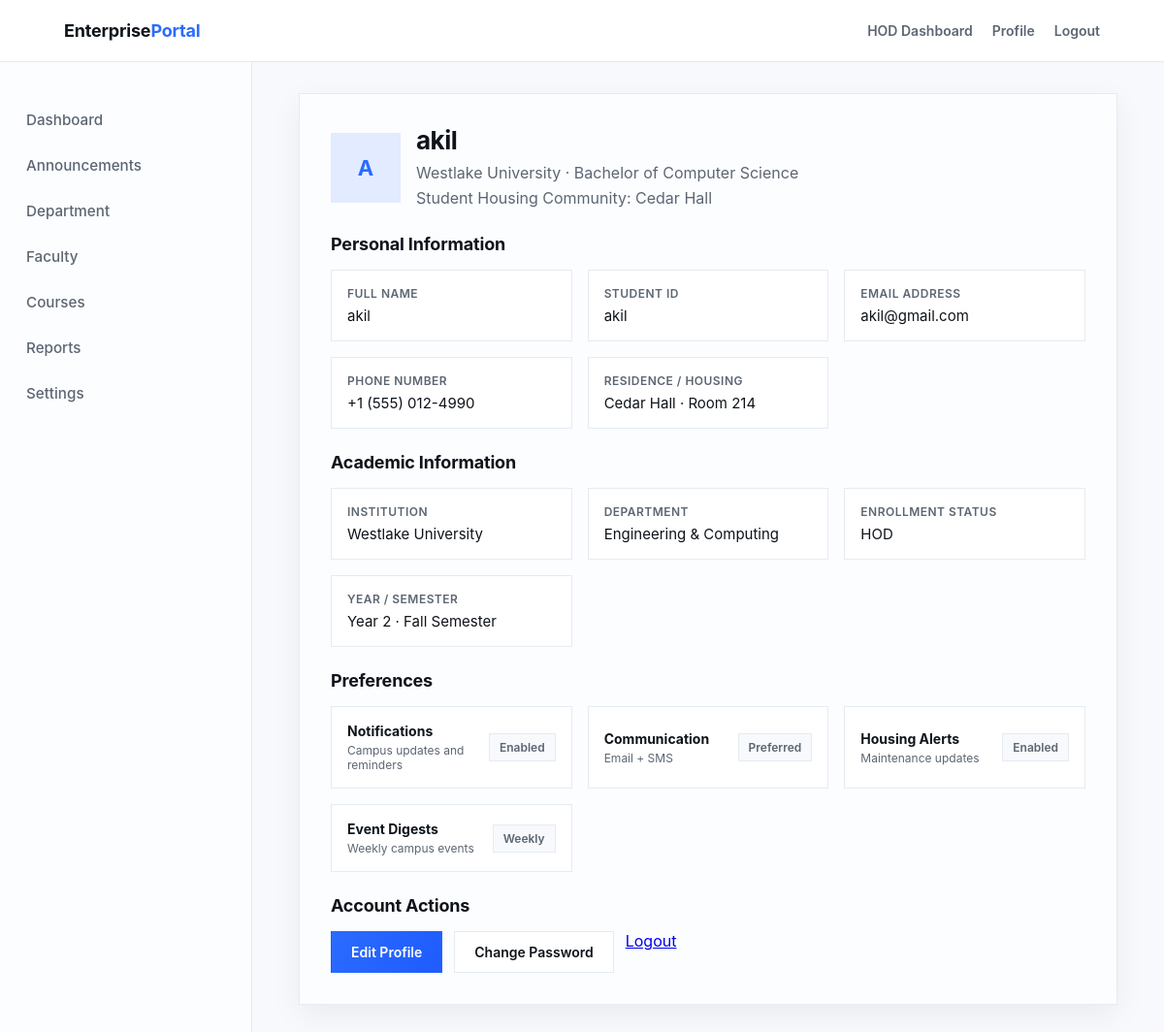
The page /accounts/profile/ (signed in) on the database its author committed.
### accounts/models.py (models this page shows, shortened)
class User(AbstractUser):
    ROLE_STUDENT = "student"
    ROLE_FACULTY = "faculty"
    ROLE_HOD = "hod"
    ROLE_PRINCIPAL = "principal"
    ROLE_ADMIN = "admin"
    ROLE_CHOICES = [
        (ROLE_STUDENT, "Student"),
        (ROLE_FACULTY, "Faculty"),
        (ROLE_HOD, "HOD"),
        (ROLE_PRINCIPAL, "Principal"),
        (ROLE_ADMIN, "Admin"),
    ]
    role = models.CharField(max_length=20, choices=ROLE_CHOICES, default=ROLE_STUDENT)
    is_faculty = models.BooleanField(default=False)
    is_hod = models.BooleanField(default=False)
    is_principal = models.BooleanField(default=False)
    is_admin = models.BooleanField(default=False)
    is_approved = models.BooleanField(default=False)

### accounts/views.py (the view)
# urls.py: path("profile/", views.profile_view, name="profile"),
@login_required
def profile_view(request):
    return render(request, "profile_view.html")

### templates/profile_view.html (shortened to what this page needs)
{% extends "base.html" %}
{% block content %}
<main class="container">
    <section class="profile-card">
      <div class="profile-header">
        <div class="avatar">{{ user.first_name|first|default:user.username|first|upper }}{{ user.last_name|first|upper }}</div>
        <div class="profile-title">
          <h1>{{ user.get_full_name|default:user.username }}</h1>
          <p>Westlake University · Bachelor of Computer Science</p>
          <p>Student Housing Community: Cedar Hall</p>
        </div>
      </div>
      <div class="profile-section">
        <h2>Personal Information</h2>
        <div class="info-grid">
          <div class="info-item">
            <span>Full Name</span>
            <p>{{ user.get_full_name|default:user.username }}</p>
          </div>
          <div class="info-item">
            <span>Student ID</span>
            <p>{{ user.username }}</p>
          </div>
          <div class="info-item">
            <span>Email Address</span>
            <p>{{ user.email }}</p>
          </div>
          <div class="info-item">
            <span>Phone Number</span>
            <p>+1 (555) 012-4990</p>
          </div>
          <div class="info-item">
            <span>Residence / Housing</span>
            <p>Cedar Hall · Room 214</p>
          </div>
        </div>
      </div>
      <div class="profile-section">
        <h2>Academic Information</h2>
        <div class="info-grid">
          <div class="info-item">
            <span>Institution</span>
            <p>Westlake University</p>
          </div>
          <div class="info-item">
            <span>Department</span>
            <p>Engineering & Computing</p>
          </div>
          <div class="info-item">
            <span>Enrollment Status</span>
            <p>{{ user.get_role_display }}</p>
          </div>
          <div class="info-item">
            <span>Year / Semester</span>
            <p>Year 2 · Fall Semester</p>
          </div>
        </div>
      </div>
      <div class="profile-section">
        <h2>Preferences</h2>
        <div class="preferences">
          <div class="pref-item">
            <div class="pref-label">
              <strong>Notifications</strong>
              <span>Campus updates and reminders</span>
            </div>
            <div class="pref-state">Enabled</div>
          </div>
          <div class="pref-item">
            <div class="pref-label">
              <strong>Communication</strong>
              <span>Email + SMS</span>
            </div>
            <div class="pref-state">Preferred</div>
          </div>
          <div class="pref-item">
            <div class="pref-label">
              <strong>Housing Alerts</strong>
              <span>Maintenance updates</span>
            </div>
            <div class="pref-state">Enabled</div>
          </div>
          <div class="pref-item">
            <div class="pref-label">
              <strong>Event Digests</strong>
              <span>Weekly campus events</span>
            </div>
            <div class="pref-state">Weekly</div>
          </div>
        </div>
      </div>
      <div class="profile-section">
        <h2>Account Actions</h2>
        <div class="profile-actions">
          <a class="btn btn-primary" href="{% url 'accounts:profile_edit' %}">Edit Profile</a>
          <button class="btn btn-secondary" type="button">Change Password</button>
          <a class="logout" href="{% url 'accounts:logout' %}">Logout</a>
        </div>
      </div>
    </section>
</main>
{% endblock %}

### static/css/style.css (style rules this page uses)
:root { --white: #ffffff; --near-white: #f7f9fc; --surface: #fcfdff; --text: #0f141a; --muted: #5c6673; --line: #e6ebf2; --accent: #2b6bff; --accent-strong: #1f5bff; --accent-soft: rgba(43, 107, 255, 0.12); --shadow: 0 10px 30px rgba(15, 20, 26, 0.06); --transition: 420ms cubic-bezier(0.22, 0.61, 0.36, 1); --radius: 0; --container: 1120px; --navbar-height: 64px; }
* { box-sizing: border-box; margin: 0; padding: 0; }
body { min-height: 100vh; font-family: -apple-system, BlinkMacSystemFont, "Segoe UI", Roboto, "Helvetica Neue", Arial, sans-serif; color: var(--text); background: radial-gradient(1200px 600px at 20% 0%, rgba(43, 107, 255, 0.08), transparent 60%), linear-gradient(180deg, var(--white), var(--near-white)); }
.container { width: 100%; max-width: var(--container); margin: 0 auto; padding: 0 16px; }
.btn { border: none; cursor: pointer; font-family: inherit; font-weight: 600; font-size: 14px; padding: 12px 20px; transition: all var(--transition); outline: none; display: inline-flex; align-items: center; justify-content: center; text-decoration: none; color: var(--text); border: 1px solid transparent; }
.btn-primary { background: linear-gradient(120deg, var(--accent), var(--accent-strong)); color: var(--white); }
.btn-secondary { background: var(--white); border: 1px solid var(--line); color: var(--text); }
.profile-card { background: var(--surface); border: 1px solid var(--line); box-shadow: var(--shadow); padding: 32px; display: grid; gap: 24px; }
.profile-header { display: grid; gap: 16px; grid-template-columns: auto 1fr; align-items: center; }
.avatar { width: 72px; height: 72px; background: var(--accent-soft); color: var(--accent); font-weight: 700; display: grid; place-items: center; font-size: 22px; }
.profile-title h1 { font-size: 26px; font-weight: 700; letter-spacing: -0.02em; margin-bottom: 6px; }
.profile-title p { color: var(--muted); line-height: 1.6; }
.profile-section { display: grid; gap: 16px; }
.profile-section h2 { font-size: 18px; font-weight: 700; letter-spacing: -0.01em; margin-bottom: 0; }
.info-grid { display: grid; grid-template-columns: repeat(auto-fit, minmax(220px, 1fr)); gap: 16px; }
.info-item { border: 1px solid var(--line); background: var(--white); padding: 16px; display: grid; gap: 6px; }
.info-item span { font-size: 12px; font-weight: 600; color: var(--muted); letter-spacing: 0.04em; text-transform: uppercase; }
.info-item p { font-size: 15px; color: var(--text); }
.preferences { display: grid; grid-template-columns: repeat(auto-fit, minmax(220px, 1fr)); gap: 16px; }
.pref-item { border: 1px solid var(--line); background: var(--white); padding: 16px; display: flex; align-items: center; justify-content: space-between; gap: 12px; }
.pref-label { display: grid; gap: 4px; }
.pref-label strong { font-size: 14px; }
.pref-label span { font-size: 12px; color: var(--muted); }
.pref-state { border: 1px solid var(--line); background: var(--near-white); padding: 6px 10px; font-size: 12px; font-weight: 600; color: var(--muted); }
.profile-actions { display: flex; flex-wrap: wrap; gap: 12px; }

### rows shown on the page
User: first_name|first "A", get_full_name "akil", username "akil", email "akil@gmail.com", role "HOD"
